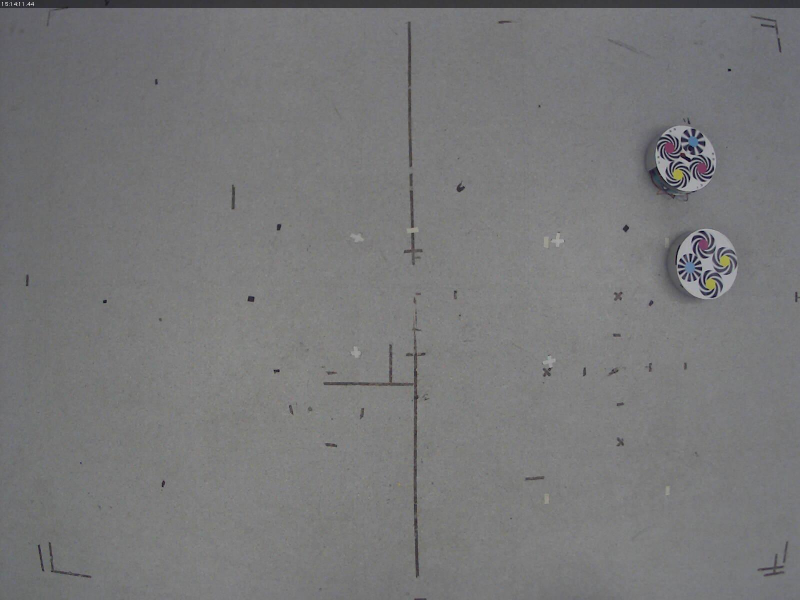
%> input picture two_pies_different_freq.jpg, 1600 x 1200 px (shown at 1/2 size)
$ octave --eval "result = getDistance(imread('two_pies_different_freq.jpg'));"   (GNU Octave 9; MATLAB toolbox functions it lacks are replaced by stand-ins)
%> lines starting %> are read from the running program, lines starting %| are printed output that depends on the picture
### gst_sep_unsep.m
function [I20,I11] = gst_sep_unsep(inim,dx,gx,dy,gy,gamma,w2)
%GST_SEP_UNSEP  Computes the generalized structure tensor for a symmetry order.
%
%   The input image must be supplied in INIM, having type double. The
%   symmetry type is given by the parameter TYP.
%
%   The parameter w1 represents the filter used in the first level. It has 2 rows. The first row is the
%   derivative filtering whereas the second row is the integrative
%   filtering.
%
%   The parameter w2 is a 2D complex filter used in the second
%   level.

%%CPU-Time
 i20_time=[];
 tic %1: start measuring the cpu-time

% dxf=filter2(gy,  filter2(dx,inim));  %derivate inim with respect to x
% dyf= filter2(gx, filter2(dy,inim)); %derivate inim wrt  y
dxf= conv2(conv2(inim,dx,'same'),gy,'same');  %derivate inim with respect to x
dyf= conv2(conv2(inim,dy,'same'),gx,'same'); %derivate inim wrt  y

[agrad,mgrad]=cart2pol(dxf,dyf);
if (gamma ~= 1.0)
    mgrad=mgrad.^(gamma);
end

dagrad=2*agrad;
[LSX,LSY]=pol2cart(dagrad,mgrad);
I20=complex(LSX,LSY);


%%CPU-Time
%i20_time= [i20_time toc], Info=['<-ILS by separable filtering including gamma correction of grad-magnitudes.'] %1: append the cpu-time measurement obtained between the last tic and the current statement


% %Filters:  x^2-y^2 -i*2*x*y
% %generate 2 1-D integrative filters
% xxg=gaussgen(sma2,'xxg',[1,round(sma2*7)]);%generate large horizontal xxg  filter
% yyg=xxg';
%
% xg=gaussgen(sma2,'dxg',[1,round(sma2*7)]);%generate large horizontal xg  filter
% yg=-xg';
%
%
% gx2=gaussgen(sma2,'gau',[1,round(sma2*7)]);%generate large horizontal gaussian filter
% gy2=gx2';%generate vertical gaussian filter
%
%
%
%  i20=filter2(gy2, filter2(xxg,LS)) - filter2(gx2, filter2(yyg,LS)); %average the orientation tensor with large gaussian
%  i20=i20+j*2*filter2(yg, filter2(xg,LS));
%  i11= filter2(gy2, filter2(xxg,ALS))+filter2(gx2, filter2(yyg,ALS)); %average the magnitutude of the orientation tensor with large gaussian

%
% typ=-2; sm=sma2; gammaf=100 ;
% %typ=0; sm=0.33; gammaf=1;
% h2=symdergaussgen(typ,sm,gammaf);


%%CPU-Time
%I20=double(I20);
%w2=double(w2);
tic %2: start measuring the cpu-time


if (nnz(w2)>1)
%I20=conv2(real(I20),real(w2),'same')-conv2(imag(I20),imag(w2),'same')+i*(conv2(real(I20),imag(w2),'same')+conv2(imag(I20),real(w2),'same'));
%    I20=conv2(I20,w2,'same');

% I20=conv2(I20(1:4:size(I20,1),1:4:size(I20,2)),w2(1:4:size(w2,1),1:4:size(w2,2)),'same');

%We  computeI20 at evrery second column/row...to save time. It is
%less-precise but FAST, despite that it is a true 2D complex convolution!
I20=conv2(I20(1:2:size(I20,1),1:2:size(I20,2)),w2(1:2:size(w2,1),1:2:size(w2,2)),'same');
    %    I20=filter2(w2,I20);
end
%%CPU-Time
% i20_time= [i20_time toc], Info=['<-complex-filtering']  %2: append the cpu-time measurement obtained between the last tic and the current statement

if (1<nargout)
%%CPU-Time
%    tic %3: start measuring the cpu-time
    I11=filter2(abs(w2),mgrad);
%%CPU-Time
%     i20_time= [i20_time toc], Info=['<-real-filtering (I11).'] %3: append the cpu-time measurement obtained between the last tic and the current statement
end
%%CPU-Time
% si20_time=sum(i20_time)
% ri20_time=i20_time/si20_time
end


### spiral_detection_buf.m
function  [o,I20nmxs,I20,I11]=spiral_detection_buf(inim,std,scaling,gamma,dx,gx,dy,gy,h2,rowmask,colmask,thresh)
% (C) Josef Bigun
%           [LS,C2LS]=spiral_detection(inim,std,scaling,gamma)
%Computes the linear symmetry (logzLS) in local neighborhoods in log(z) coordinates.
%The details of the theory is given in
% @Article{bigun97cviu2,
%   author =       {J. Bigun},
%   title =        {Pattern
% recognition in images by symmetries and coordinate transformations},
%   journal =      cviu,
%   year =         {1997},
%   OPTkey =       {},
%   volume =       {68},
%   number =    {3},
%   OPTmonth =     {},
%   pages =     {290-307},
%   OPTannote =    { %old key: bigun96cviu2},
% OPTnote =      {\htmladdnormallink{bigun97cviu2.pdf}{bigun97cviu2.pdf}},
% keywords =     "pattern recognition theory; local symmetry; lie
%                  groups; infinitesimal operators; image analysis;
%                  computer vision; matching; local orientation tensors;
%                  infinitesimal linear symmetry",
% }
%LS is a three dimensional matrix. It consists of  three 2-D matrices that represent the local
%orientation as well as two error measures of the local orientation fitting.
%The first component,  LS(:,:,1) is  2*angle where angle is the angle
% of a spiral. The second component LS(:,:,2) is
%is Lambda_{worst} -Lambda_{best} that represents the difference of the total errors when
%worst and best orientations are fit to the local neighborhood, known as |i20|. The third component LS(:,:,3)
%is the sum  of the best and worst total errors, Lambda_{worst} +Lambda_{best}, known as i11.
%The best fit orientation and the worst fit orientations are always orthogonal to each
%other, so that it is not necessary to compute the worst orientation explicitly.
%
%C2LS is a certainty measure corrected i20 which is (i11*|i20|)^gamma2 exp(i angle(i20)).
%It is forced to 0 (clipped) at i11<0.25*max_{global}(\lambda_{worst}+\lambda_{best})
%
%The function spiral_detection can be called with 1, 2, 3, or 4  input arguments as:
%spiral_detection(inim), spiral_detection(inim,std), spiral_detection(inim,std,scaling), spiral_detection(inim,std,scaling,gamma).
% The default values of the omitted arguments are
%      std=[0.8, 3.5];
%      scaling='sclon';
%      gamma=0.8;
% gamma is used to exponentiate the gradient magnitudes.
% If std(1)<0.9 then the size of the original image is doubled.
%See also lsdisp to display LS.


%
% scl='sclon'; PI=atan(1)*4;
% sma1=0.9; sma2=1.5;
% gammad=0.8;
%
%
% if (1 < nargin)
sma1=std(1); sma2=std(2);
% [26 lines of commented-out code are left out]
spiral_time=[];
% if 3<nargout
%     [I20,I11] = gst_sep_unsep(inim,dx,gx,dy,gy,gamma,h2);
% else
    tic %2.1: start measuring the cpu-time
    [I20] = gst_sep_unsep(inim,dx,gx,dy,gy,gamma,h2);
 %   spiral_time= [spiral_time toc], Info=['<-I20 by non-separable filtering'] %2.1: append the cpu-time measurement obtained between the last tic and the current statement
% end

%put zeros around the boundary of I20
%compute the absolute values of pixels in I20
%normalize the absolute values with maximum absolute value
%gamma correct them with value 3.5
%Keep only those which are half as much as the maximum.
tic %2.2: start measuring the cpu-time
%b=round(3*sma1)+round((size(h2,1)-1)/2);
b=round(3*sma1)+round((size(h2,1)/2-1)/2);

I20(1:b-1,:)=0;
hs=size(I20,1);
I20(hs-b:hs,:)=0;
I20(:,1:b-1)=0;
ws=size(I20,2);
I20(:,ws-b:ws)=0;
mI20=abs(I20);
mxm=max(mI20(:));
mI20=(mI20/mxm);
%mI20=(mI20 >= 0.25) .* mI20;
mI20=mI20.^3.5;
%mI20=(mI20 >= 0.35) .* mI20;
%spiral_time= [spiral_time toc], Info=['<-Thresholding I20.'] %2.2: append the cpu-time measurement obtained between the last tic and the current statement

%Use either Non-maximum suppression.
tic %2.3: start measuring the cpu-time
% [9 lines of commented-out code are left out]
[centroids ] = centr(mI20,thresh,rowmask,colmask );
rowmask; colmask;
ao=angle(I20(sub2ind(size(I20),round(centroids(:,1)),round(centroids(:,2)))));
centroids=centroids*2;
o=[centroids(:,1),centroids(:,2),ao];
I20nmxs=mI20;
% [17 lines of commented-out code are left out]

end

### centr.m
function [centroids] = centr(inim,thresh,rowmask,colmask )
%UNTITLED Summary of this function goes here
%   Detailed explanation goes here


Ncm=size(colmask,1);
Nch=(Ncm-1)/2;
% [6 lines of commented-out code are left out]
   threshim= (thresh < inim );
   % hejtmp=imrgb(:,:,2);
  %imrgb(:,:,2)=uint8(round(255.0*threshim)+round(double(hejtmp).*(1-threshim))) ;
   inim=threshim.*inim;
% end

%Centroid computations
threshim=sparse(threshim);
[row,col]=find(threshim);
LNZ=length(row);
k=1; cr=[];cc=[];
%Take out a local image but make sure that it is from inside of the larger
%image
while LNZ>0
%rL=max((row(k)-Nch),1);
ovf= (row(k) - Nch)-1;
if 0<=ovf
    offrL=0;
else
    offrL=-ovf;
    rL=1;
end;

%rH=min((row(k)+Nch),size(inim,1));
ovf=size(inim,1)-(row(k)+Nch);
if 0<= ovf
    offrH=0;
else
    offrH=-ovf;
    rH=size(inim,1);
end;
%cL=max((col(k)-Nch),1);
ovf= (col(k) - Nch)-1;
if 0<=ovf
    offcL=0;
else
    offcL=-ovf+1;
    cL=1;
end;

%cH=min((col(k)+Nch),size(inim,2));
ovf= size(inim,2)-(col(k)+Nch);
if 0<=ovf
    offcH=0;
else
    offcH=-ovf;
    rH=size(inim,2);
end;

%offrL,offrH,offcL,offcH
%(offrL+row(k)-Nch),(row(k)+Nch-offrH),(offcL+col(k)-Nch),(col(k)+Nch-offcH)
locim=inim((offrL+row(k)-Nch):(row(k)+Nch-offrH),(offcL+col(k)-Nch):(col(k)+Nch-offcH));
%MAKE SURE THAT THE CENTROID MASKS HAVE THE SAME SIZE AS THE LOCAL IMAGE
rowmaskl=rowmask((1+offrL:Ncm-offrH),(1+offcL:Ncm-offcH));
colmaskl=colmask((1+offrL:Ncm-offrH),(1+offcL:Ncm-offcH));

% [4 lines of commented-out code are left out]
 sl=sum(sum(locim));

 lcr=sum(sum (rowmaskl.*locim))/sl;
 lcc= sum(sum(colmaskl.*locim))/sl;

% return

 cr=[cr;row(k)+ lcr];
 cc=[cc;col(k)+lcc];
 threshim(  max((row(k)-Ncm),1):(row(k)+Ncm),max((col(k)-Ncm),1):(col(k)+Ncm))=0;
[row,col]=find(threshim);
LNZ=length(row);
%pause
end
% figure(7); imagesc(threshim);truesize; axis off; axis image; colormap(gray(256))
centroids=([cr,cc]);

end

### mark_obj.m
function [ inim ] = mark_obj(inim,oo )
%(C) Josef Bigun 2009, 2010
%MARK_OBJ Marks objects o, by tiny crosses in inim
%   o is a list of object coordinates in its rows. The
%   first column is row coordinate and the second column is column coordinate.
nsc=8;
o=int32(round(oo));
for k=1:size(o,1)
    [o(k,1),o(k,2)];
inim(o(k,1), (o(k,2)-nsc):(o(k,2)+nsc))=0;
inim((o(k,1)-nsc):(o(k,1)+nsc),o(k,2))=0;
end

end

### gaussgen.m
function [h, x, y]=gaussgen(sma,type,sizev)
% $Id: gaussgen.m,v 1.5 2005/12/05 22:52:00 josef Exp josef $
% (C) Josef Bigun
% This function generates a 2-D gaussian kernel with standard deviation of sma if type ='gauss'.
% it generates a 2-D  gaussian derivative kernel with standard deviation of sma
% if type='dxg'.  The argument sizev is a vector telling the size of the filter [height,width].
% By using height=1 or widht=1, 1-D gaussian or derivative of gaussians can be generated.
%
% The function can be called with 0, 1, 2, and 3 arguments as:
%   gaussgen, gaussgen(sma), gausssgen(sma,type), and
%   gaussgen(sma,type,sizev)
% The default values of the omitted variables  are
% sma =1;
% typ='gau';
% siz =[1,round(6*std)];
% If sma is negative then it is interpreted as reduction factor, not as standard deviation.
% The corresponding sigma is calculated using the max-norm approximation of octave
% reduction. The used sigma is typed.


sm =1;
if nargin>0 sm=sma;  end


%%Reinterpretation of sm depending on its value
if  ((0<=sm) && (sm<=0.33))
    sizev=[1,1];
    Info=['Sigma, if positive, and less then 0.33 it is set to 0.33 as done now.!']
    Info=['...Filter size is set to 1x1!']
    sm=0.33, sizev=[1,1];
elseif (-1<= sm &&(sm<0))
    Info=['Reduction factor requests must not be in [-1, 0 )']
    Info=['...Reduction filters must reduce image size with a factor larger than 1 to be meaningful.']
    return
    %If sm is less then -1 then, it is interpreted as
    % reduction-factor for a reducton filter. The sigma for the
    %corresponding filter is computed and printed%
elseif sm<-1
    Info =['... The reduction factor you requested is rf=',num2str(abs(sm)),'.']
    Info =['The corresponding sm and filter size yields:']
    sm=0.75*(abs(sm)/2);
end

typ='gau';

if nargin>1
    if size(type,2)==2
        if (type=='xg')
            typ='dxg';
        elseif type=='ga'
            typ='gau';
        else
            typ='unk';
        end
    elseif size(type,2)==3
        if ((type=='gau')|(type=='dxg')|(type=='xxg'))
            typ=type;
        else
            typ='unk';
        end
    end
    if typ=='unk'
        Info='Valid filter types are gau,{xg|dxg},xxg'
        return
    end
end

siz =[1,-1];
if (typ == 'dyg')
    siz =[-1,1];
end

if nargin>2
    siz=sizev;
end

if siz(1)<0 siz(1)=1+2*round(3*sm); end
if siz(2)<0 siz(2)=1+2*round(3*sm); end


[x,y]=meshgrid(-(siz(2)-1)/2:(siz(2)-1)/2,-(siz(1)-1)/2:(siz(1)-1)/2);

if (typ == 'gau')
    h = exp(-(x.*x + y.*y)/(2*sm*sm));
    h = h/sum(sum(h));
end

if (typ == 'dxg')
    h = x.*exp(-(x.*x + y.*y)/(2*sm*sm));
    h = h/sum(sum(abs(h)))/2;
end

if (typ == 'xxg')
    h = x.*x.*exp(-(x.*x + y.*y)/(2*sm*sm));
    h = h/sum(sum(abs(h)));
end

### symdergaussgen.m
function [h, x, y]= symdergaussgen(typ,sm,gamma,sizev)
% $Id: symdergaussgen.m,v 1.3 2011/05/30 17:08:51 josef Exp $
% (C) Josef Bigun
% This function generates a 2-D gaussian kernel with standard deviation of sma if type ='gauss'.
% it generates a 2-D  symmetry derivative of a gaussian kernel with standard deviation of sma.
%   The argument sizev is a vector telling the size of the filter [height,width].
% By using height=1 or width=1, 1-D gaussian or derivative of gaussians can be generated.
%If sma is smaller than 0.33, it causes sizev=[1 1].
%
% The function can be called with 0, 1, 2, 3 and 4 arguments as:
%   symdergaussgen, symdergaussgen(type), symdergaussgen(typ,sm),
%     symdergaussgen(typ,sm,gamma), and symdergaussgen(typ,sm,gamma,sizev).
% The default values of the omitted variables  are
%typ=1; sm=1; gamma=1.0; sizev=[-1,-1];
%
%  -if typ<>0� and sm is negative then sm is interpreted as radius at
%  which the filter is maximum, not as standard deviation. Information on
%  this is given. Gamma controls how steeply the filter magnitide goes down from its
%  maximum down to zero.
%  -If typ=0 the routine generates a gaussian with  sm as standard
%  deviation (using gaussgen) and gamma has no effect.  If sm is negative (while typ=0)
%   it is interpreted as a down-size factor f, and sm is computed from this as sm=0.75*f/2 (see gausgen);
%
% If a sizev element is negative, then the filter size in the
% negative dimensions are calculated by the routine itself.
% If sizev is omitted altogether then the
% filter size is calculated in both dimensions by the routine itself.


%%Argument parsing

%No arguments
typd=1; if nargin<1 typ=typd; end
% [6 lines of commented-out code are left out]
smd =1; if nargin <2 sm=smd;end

%2 arguments
gammad=1.0; if nargin<3  gamma=gammad; end

%3 arguments
sized=[-1,-1]; if nargin<4  sizev=sized; end


atyp=abs(typ);

if atyp==0
    [h, x, y]=gaussgen(sm,'gau',sizev);
    %figure(1003);
    lsdisp(complex(h),1);
     Info=['Using gaussgen to generate filters of symmetry-order 0'];
else
    %If negative, reinterpret sm such that it will correspond to the
    %max-magnitude radius directly.
    if sm<0
        sm=abs(sm)/sqrt(2);
    end;
    %    XF=sm*(sqrt(typ))
    %    RF=XF+ (sm*3/sqrt(2))
    EF=sm*(prod(1./[1:2:(atyp-1)]+1))*sqrt(2/pi);
    if mod(atyp,2)==1
        EF=sm*(prod(1./[2:2:(atyp-1)]+1))*sqrt(pi/2);
    end
%     Info=['Expected Filter Radius=', num2str(EF)]
    r0=sqrt(atyp)*sm;
%     Info=['Radius at filter maximum=', num2str(r0)]

%Filter absolute value  at truncation,
   ep=exp(-9/sqrt(2));

%Calculate thefilter size as the root of H
H=@(rr) ep-((rr^atyp)*exp(-(rr/sm)^2/2)/(((sqrt(atyp)*sm)^atyp)*exp(-atyp/2)))^gamma;
    rn=fzero(H,sqrt(atyp)*sm*[0, 1]);
    rx=fzero(H,sqrt(atyp)*sm*[1, 6]);
%     Info=['Inner radius, rn, and Outer radius, rx, are defined as the filter values reaching ep=', num2str(ep) ]
    wr=rx-rn;
%     Info=['rn=',num2str(rn), '  rx=',num2str(rx), '  rx-rn=',num2str(wr) ]

    %   RF=r0+ (sm*3)  %rather good approximation of rx
    %   RF=EF+ (sm*3/sqrt(2)) %poor approximation of rx despite that r0<EF.

    if sizev(1)<0 sizev(1)=1+2*round(rx); end
    if sizev(2)<0 sizev(2)=1+2*round(rx); end

[x,y]=meshgrid(-(sizev(2)-1)/2:(sizev(2)-1)/2,-(sizev(1)-1)/2:(sizev(1)-1)/2);
[th,r]=cart2pol(x,y);

h = exp(-(r.*r)/(2*sm*sm));
    h=r.^(abs(atyp)).*h;
    h=h/(((sqrt(atyp)*sm)^atyp)*exp(-atyp/2));
    if gamma ~=1.0
        h=h.^gamma;
        %        h(abs(r(:)-rn) <= 0.5)=1; h(abs(r(:)-rx) <= 0.5)=1; h(abs(r(:)-EF) <= 0.5)=0.25; h(abs(r(:)-r0) <= 0.5)=0.5;
    end
%Normalize so that max is 1 (Obs! for typ <> 0)
h = h/sum(sum(h));
% plot the complex filter, for inspection/debugging

[hre,him]=pol2cart(typ*th,h);
h=hre+i*him;
% Info=['filtersize=', num2str(sizev)]
%lsdisp((h),1)
end

% [7 lines of commented-out code are left out]

### getDistance.m
function [dist] = getDistance(img)
%imrgb=imread('two_pies_different_freq.jpg');

%imrgb=imread('spirals20.jpg');
imrgb=img;
dimensions=size(imrgb);

%1. roi is the full image
mrect =     [1    1   size(imrgb,2) size(imrgb,1)]; thresh=0.8;%entire image as rectangle... ideal thresh around 0.6

%Region Of Interest, roi, is in the order: rowTL,colTL,rowBR, colBR
%Translate matlab rectangle to roi
roi=mrect;
botr=roi(1:2)+roi(3:4)-1;
roi=[roi(1:2),botr];
roi=[roi(2),roi(1),roi(4),roi(3)];
roi_imrgb=imrgb(roi(1):roi(3),roi(2):roi(4),:);
roi_im=roi_imrgb(:,:,2);
%figure(1);imshow(roi_imrgb ); truesize

%Initialization: produce centroid masks (rowmask and colmask)
 Ncm=15; Nch=(Ncm-1)/2;
 colmask=ones(Ncm,1)*[-Nch:Nch]; % rowmask=reshape(rowmask, [Ncm*Ncm,1]);rowmask=rowmask';
 rowmask=[-Nch:Nch]'*ones(1,Ncm); %colmask=reshape(colmask, [Ncm*Ncm,1]);colmask=colmask';


%initialization: spiral detection
%generate 4 1D derivative filters and a 2D complex filter.
sma1=(0.75); %0.75
dx=gaussgen(sma1,'dxg',[1,round(sma1*6)]);
gx=gaussgen(sma1,'gau',[1,round(sma1*6)]);
dy=-dx';
gy=gx';

sma2=(16);
sma=[sma1,sma2];
typ=2; sm=double(-sma2); gammaf=100;
% ...if sm is negative then symdergaussgen interprets it as the radius
%   that we wish that the max filter values will occur (instead of standard
%   deviation.
h2=symdergaussgen(typ,sm,gammaf);
%            [i,j,s] = find(h2);
%                [m,n] = size(h2);
%                h2 = sparse(i,j,s,m,n);
scaling=['sclon'];
gamma=0.01;
%Info=['....ENTERING ROI COMPUTATIONS....ENTERING ROI COMPUTATIONS....ENTERING ROI COMPUTATIONS...']

ptime=[];
tic;
%DETECT spiral objects.
[spiral_obj_roi,I20nmxs,I20]=spiral_detection_buf(double(roi_im),sma,scaling,gamma,dx,gx,dy,gy,h2,rowmask,colmask,thresh);
spiral_obj=[];
if size(spiral_obj_roi,1)>0
spiral_obj=[roi(1)+spiral_obj_roi(:,1)-1,roi(2)+spiral_obj_roi(:,2)-1,spiral_obj_roi(:,3)];
end
ptime=[ptime toc];

if size(spiral_obj_roi,1)>0
imrgb(:,:,2)=mark_obj(imrgb(:,:,2),spiral_obj);

%store coordinates of spirals center
coordinates=round(spiral_obj(:,1:2));

%Number of spiral objects
%[centers, radii] = imfindcircles(spiral_obj)
Number_of_spiral_obj=size(spiral_obj,1)
end

ptime=[ptime sum(ptime) ptime/sum(ptime)];

%
%same==> times we find same distances between consecutive points
same=0;
%real distance=average distance between 3 consecutive points:A,B,C====> (AB+BC)/2
realdistance=0;
%distance_between_centers!
distance=[];
if Number_of_spiral_obj>=3 & Number_of_spiral_obj<=6
%change columns of matrix (first columns x-axis)
coordinates(:,[1,2])=coordinates(:,[2,1]);
%sort matrix based on x axis (columns)
sorted=sortrows(coordinates);
%find points x-coordinate of each spiral
points=size(coordinates,1);
%calculate distance between 2centers with formula
%d=sqr[(x2-x1)^2+(y2-y1)^2]  and check if distances between 3 points is same
for i=1:1:points-1
    distance(i)=sqrt(((sorted(i+1,1)-sorted(i,1))^2)+((sorted(i+1,2)-sorted(i,2))^2));
    if (i>=2)
        if abs(int16(distance(i))-int16(distance(i-1)))<=15
            same=same+1;
            if same>=1
                realdistance=(distance(i)+distance(i-1))/2;
                colors=spiral_obj(i-1:i+1,3);
                %DistanceToObject=(W*F)/P
                DistanceToObject=(5*648.3492)/realdistance;
            end
        end
    end
end
%decode colors to identity 0 and 1
for j=1:size(colors,1)
    if colors(j)>0 & colors(j)<1.5
        identity(j)=1;
    elseif colors(j)<0 & colors(j)>-1.5
        identity(j)=0;
    end
end
%colors
%realdistance
identity;
dist = DistanceToObject;
elseif Number_of_spiral_obj<3
    disp('No spirals Detected Decrease Threshold')
elseif Number_of_spiral_obj>6
    disp('Too many spirals Detected Increase Threshold')
end
%RealDistance=(SizeSpacemm*FocalLenght)/realdistancePixels
%Focal length	3.60 mm +/- 0.01
%%End: Info
%> in getDistance, imrgb is the input picture: size 1200x1600x3 uint8; mean R, G, B 119.6, 119.7, 120.5
%> in gst_sep_unsep, `dxf= conv2(conv2(inim,dx,'same'),gy,'same');`:
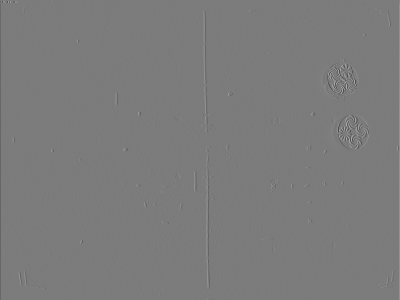
%> dxf: size 1200x1600 double (shown at 1/4 size); min -46.25, max 49.04, mean 0; drawn with min black and max white
%> in gst_sep_unsep, `[agrad,mgrad]=cart2pol(dxf,dyf);`:
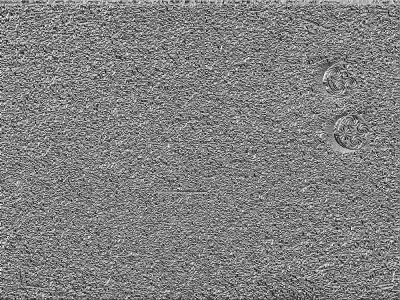
%> agrad: size 1200x1600 double (shown at 1/4 size); min -3.14, max 3.14, mean 0.02; drawn with min black and max white
%> in gst_sep_unsep, `[agrad,mgrad]=cart2pol(dxf,dyf);`:
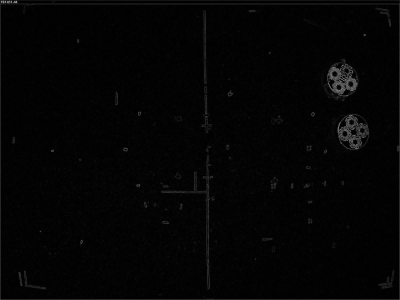
%> mgrad: size 1200x1600 double (shown at 1/4 size); min 0, max 53.38, mean 0.9; drawn with min black and max white
%> in gst_sep_unsep, `mgrad=mgrad.^(gamma);`:
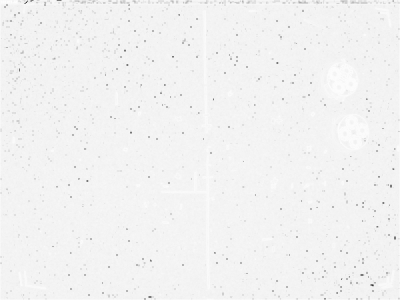
%> mgrad: size 1200x1600 double (shown at 1/4 size); min 0, max 1.04, mean 0.989; drawn with min black and max white
%> in gst_sep_unsep, `[LSX,LSY]=pol2cart(dagrad,mgrad);`:
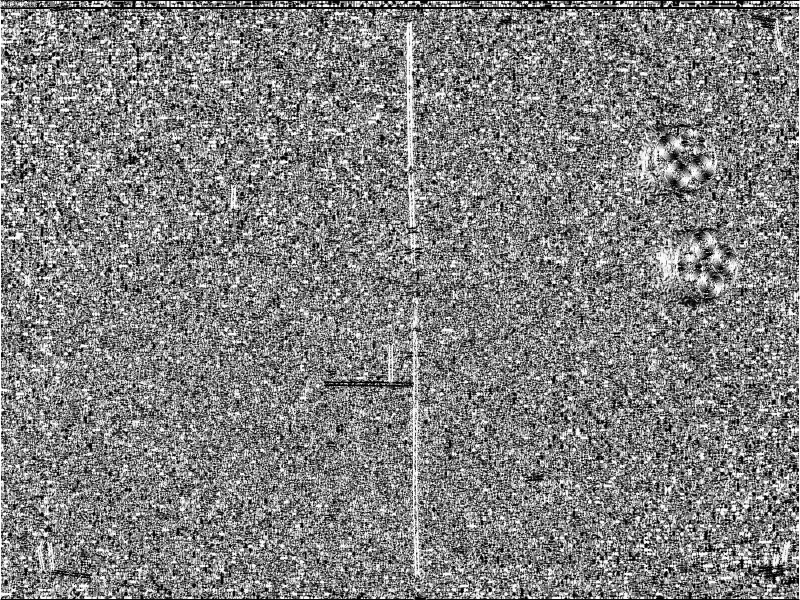
%> LSX: size 1200x1600 double (shown at 1/2 size); min -1.04, max 1.04, mean 0.00554; drawn with min black and max white
%> (the rest of the program and of its run is left out)
